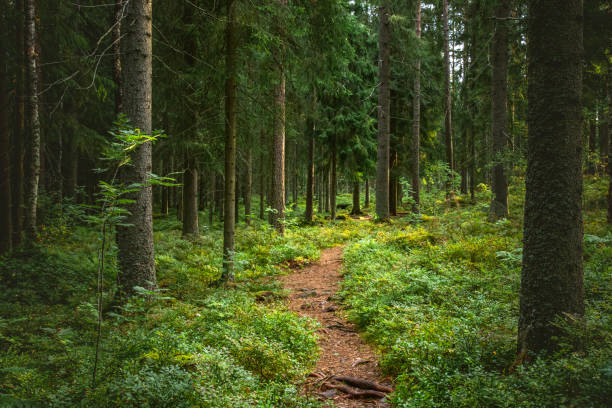
#> input picture task 6/forrest.png, 612 x 408 px; its folder holds only this picture in this run
$ python app6.py
#> lines starting #> are read from the running program, lines starting #| are printed output that depends on the picture
import heapq
import os
import time
from collections import Counter
from PIL import Image
import numpy as np
import matplotlib.pyplot as plt

class HuffmanNode:
    def __init__(self, symbol=None, frequency=0):
        self.symbol = symbol
        self.frequency = frequency
        self.left = None
        self.right = None

    def __lt__(self, other):
        return self.frequency < other.frequency

class HuffmanCoding:
    def __init__(self):
        self.codebook = {}
        self.reverse_codebook = {}
        self.tree = None

    def build_frequency_table(self, data):
        """Build frequency table from data bytes"""
        return Counter(data)

    def build_huffman_tree(self, frequency):
        """Build Huffman tree from frequency table"""
        if not frequency:
            return None

        priority_queue = []
        for symbol, freq in frequency.items():
            node = HuffmanNode(symbol, freq)
            heapq.heappush(priority_queue, node)

        while len(priority_queue) > 1:
            node1 = heapq.heappop(priority_queue)
            node2 = heapq.heappop(priority_queue)

            merged = HuffmanNode(frequency=node1.frequency + node2.frequency)
            merged.left = node1
            merged.right = node2

            heapq.heappush(priority_queue, merged)

        self.tree = priority_queue[0] if priority_queue else None
        return self.tree

    def generate_codebook(self, node=None, current_code=""):
        """Generate Huffman codebook from tree"""
        if node is None:
            node = self.tree
            self.codebook = {}
            self.reverse_codebook = {}

        if node.symbol is not None:
            self.codebook[node.symbol] = current_code
            self.reverse_codebook[current_code] = node.symbol
        else:
            if node.left:
                self.generate_codebook(node.left, current_code + "0")
            if node.right:
                self.generate_codebook(node.right, current_code + "1")

        return self.codebook

    def encode_data(self, data):
        """Encode data using Huffman codes"""
        if not self.codebook:
            self.generate_codebook()

        encoded_bits = []
        for byte in data:
            encoded_bits.append(self.codebook[byte])

        encoded_bitstring = ''.join(encoded_bits)
        return encoded_bitstring

    # [98 lines left out: functions decode_data, visualize_huffman_tree, visualize_codebook, not called in this run]

class WorkingCABAC:

    def __init__(self):
        self.prob_one = 0.5

    def encode_binary_data(self, bitstring):
        if not bitstring:
            return b""

        bits = [int(bit) for bit in bitstring]
        encoded_bits = []

        low = 0
        high = 0xFFFFFF  # 24-bit range for simplicity
        pending_bits = 0

        for bit in bits:
            # Calculate range split
            range_width = high - low + 1
            split = low + int(range_width * self.prob_one)

            if bit == 1:
                low = split
            else:
                high = split - 1

            # Renormalize when range gets too small
            while (high - low) < 0x400000:
                if high < 0x800000:
                    # Output 0
                    encoded_bits.append('0')
                    for _ in range(pending_bits):
                        encoded_bits.append('1')
                    pending_bits = 0
                elif low >= 0x800000:
                    # Output 1
                    encoded_bits.append('1')
                    for _ in range(pending_bits):
                        encoded_bits.append('0')
                    pending_bits = 0
                    low -= 0x800000
                    high -= 0x800000
                else:
                    # Underflow condition
                    pending_bits += 1
                    low -= 0x400000
                    high -= 0x400000

                low = (low << 1) & 0xFFFFFF
                high = ((high << 1) | 1) & 0xFFFFFF

        # Finalization
        pending_bits += 1
        if low < 0x400000:
            encoded_bits.append('0')
            for _ in range(pending_bits):
                encoded_bits.append('1')
        else:
            encoded_bits.append('1')
            for _ in range(pending_bits):
                encoded_bits.append('0')

        # Convert to bytes
        return self.bits_to_bytes(encoded_bits)

    # [55 lines left out: function decode_binary_data, not called in this run]

    class BitStream:
        """Helper class for reading bits"""
        def __init__(self, bits):
            self.bits = bits
            self.index = 0

        # [6 lines left out: function next_bit, not called in this run]

    def bits_to_bytes(self, bits):
        """Convert list of bits to bytes"""
        bytes_list = []
        current_byte = 0
        bit_count = 0

        for bit in bits:
            current_byte = (current_byte << 1) | int(bit)
            bit_count += 1

            if bit_count == 8:
                bytes_list.append(current_byte)
                current_byte = 0
                bit_count = 0

        # Add final byte if incomplete
        if bit_count > 0:
            current_byte <<= (8 - bit_count)
            bytes_list.append(current_byte)

        return bytes(bytes_list)

    # [7 lines left out: function bytes_to_bits, not called in this run]

class RLEEncoder:
    """Run-Length Encoding implementation"""

    # [34 lines left out: functions encode, decode, not called in this run]

class MultiLosslessCodingPipeline:
    """Complete pipeline integrating Huffman, CABAC, and RLE"""

    def __init__(self):
        self.huffman = HuffmanCoding()
        self.cabac = WorkingCABAC()
        self.rle = RLEEncoder()
        self.comparison_results = {}

    def load_image_data(self, image_path):
        """Load and prepare image data for compression"""
        try:
            print(f"Loading image: {image_path}")
            with Image.open(image_path) as img:
                print(f"Original image mode: {img.mode}, size: {img.size}")

                # Convert to grayscale for simpler analysis
                if img.mode != 'L':
                    img = img.convert('L')
                    print("Converted image to grayscale (L mode)")

                # Convert image to numpy array
                img_array = np.array(img)
                data = img_array.tobytes()

                print(f"✓ Successfully loaded image: {image_path}")
                print(f"✓ Image dimensions: {img_array.shape}")
                print(f"✓ Total pixels: {img_array.size}")
                print(f"✓ Total bytes: {len(data)}")

                return data, img_array

        except Exception as e:
            print(f"✗ Error loading image: {e}")
            return None, None

    # [10 lines left out: function load_file_data, not called in this run]

    def huffman_compression(self, data):
        """Perform Huffman compression with timing"""
        start_time = time.time()

        # Build frequency table and Huffman tree
        frequency = self.huffman.build_frequency_table(data)
        self.huffman.build_huffman_tree(frequency)
        self.huffman.generate_codebook()

        # Encode data
        encoded_bits = self.huffman.encode_data(data)

        huffman_time = time.time() - start_time

        # Calculate compression stats
        original_bits = len(data) * 8
        encoded_bits_len = len(encoded_bits)
        compression_ratio = original_bits / encoded_bits_len if encoded_bits_len > 0 else 0
        space_saving = (1 - encoded_bits_len / original_bits) * 100 if original_bits > 0 else 0

        stats = {
            'original_size': len(data),
            'encoded_size': (encoded_bits_len + 7) // 8,  # Convert to bytes
            'compression_ratio': compression_ratio,
            'space_saving': space_saving,
            'time': huffman_time
        }

        return encoded_bits, stats

    def cabac_compression(self, bitstring):
        """Perform CABAC compression on bitstring with timing"""
        start_time = time.time()

        encoded_data = self.cabac.encode_binary_data(bitstring)

        cabac_time = time.time() - start_time

        # Calculate compression stats
        original_bits = len(bitstring)
        encoded_bits = len(encoded_data) * 8
        compression_ratio = original_bits / encoded_bits if encoded_bits > 0 else 0
        space_saving = (1 - encoded_bits / original_bits) * 100 if original_bits > 0 else 0

        stats = {
            'original_size': (original_bits + 7) // 8,
            'encoded_size': len(encoded_data),
            'compression_ratio': compression_ratio,
            'space_saving': space_saving,
            'time': cabac_time
        }

        return encoded_data, stats

    # [21 lines left out: function rle_compression, not called in this run]

    def huffman_cabac_pipeline(self, data):
        """Complete Huffman → CABAC pipeline"""
        print("\n" + "="*60)
        print("HUFFMAN → CABAC PIPELINE")
        print("="*60)

        # Step 1: Huffman Compression
        print("\n1. HUFFMAN COMPRESSION")
        huffman_encoded, huffman_stats = self.huffman_compression(data)

        print(f"   Original: {huffman_stats['original_size']:>8} bytes")
        print(f"   Encoded:  {huffman_stats['encoded_size']:>8} bytes")
        print(f"   Ratio:    {huffman_stats['compression_ratio']:>8.2f}:1")
        print(f"   Saving:   {huffman_stats['space_saving']:>7.2f}%")
        print(f"   Time:     {huffman_stats['time']:>8.4f}s")

        # Step 2: CABAC Compression
        print("\n2. CABAC COMPRESSION")
        cabac_encoded, cabac_stats = self.cabac_compression(huffman_encoded)

        print(f"   Original: {cabac_stats['original_size']:>8} bytes")
        print(f"   Encoded:  {cabac_stats['encoded_size']:>8} bytes")
        print(f"   Ratio:    {cabac_stats['compression_ratio']:>8.2f}:1")
        print(f"   Saving:   {cabac_stats['space_saving']:>7.2f}%")
        print(f"   Time:     {cabac_stats['time']:>8.4f}s")

        # Overall pipeline stats
        overall_ratio = (len(data) * 8) / (len(cabac_encoded) * 8)
        overall_saving = (1 - len(cabac_encoded) / len(data)) * 100

        print(f"\n3. OVERALL PIPELINE RESULTS")
        print(f"   Original: {len(data):>8} bytes")
        print(f"   Final:    {len(cabac_encoded):>8} bytes")
        print(f"   Ratio:    {overall_ratio:>8.2f}:1")
        print(f"   Saving:   {overall_saving:>7.2f}%")
        print(f"   Total Time: {huffman_stats['time'] + cabac_stats['time']:.4f}s")

        return {
            'huffman': huffman_stats,
            'cabac': cabac_stats,
            'overall': {
                'ratio': overall_ratio,
                'saving': overall_saving,
                'time': huffman_stats['time'] + cabac_stats['time']
            }
        }

    # [155 lines left out: functions compare_all_methods, visualize_performance_comparison, _print_stats, _print_comparison_summary, not called in this run]

def get_file_path_with_retry(prompt="Enter path to file: "):
    """Get file path with retry mechanism"""
    while True:
        file_path = input(prompt).strip()
        if file_path and os.path.exists(file_path):
            return file_path
        elif not file_path:
            print("✗ Please enter a file path.")
        else:
            print(f"✗ File '{file_path}' not found. Please try again.")

def show_current_directory_files():
    """Show files in current directory to help user"""
    print("\nFiles in current directory:")
    current_files = [f for f in os.listdir('.') if os.path.isfile(f)]
    for i, file in enumerate(current_files[:10]):
        print(f"  {file}")
    if len(current_files) > 10:
        print(f"  ... and {len(current_files) - 10} more files")
    print()

def main():
    """Main application interface"""
    pipeline = MultiLosslessCodingPipeline()

    while True:
        print("\n" + "="*70)
        print("MULTI-LOSSLESS CODING PIPELINE - Complete Assignment")
        print("="*70)
        print("Choose operation:")
        print("1. Full Pipeline (Huffman → CABAC)")
        print("2. Compare All Methods (Huffman, CABAC, RLE, Pipeline)")
        print("3. Individual Algorithm Test")
        print("4. Visualize Huffman Tree")
        print("5. Visualize Huffman Codebook")
        print("6. Visualize Performance Comparison")
        print("7. Exit")

        choice = input("\nEnter choice (1-7) [1]: ").strip() or "1"
#> the answer given: 1

        if choice == "7":
            print("Goodbye!")
            break

        if choice in ["4", "5", "6"]:
            # Direct visualization options
            if choice == "4":
                pipeline.huffman.visualize_huffman_tree()
            elif choice == "5":
                pipeline.huffman.visualize_codebook()
            elif choice == "6":
                pipeline.visualize_performance_comparison()
            continue

        print("\nChoose input type:")
        print("1. Image file (using Pillow)")
        print("2. Any file from hard disk")
        print("3. Use default sample data")

        input_choice = input("Enter choice (1-3) [1]: ").strip() or "1"
#> the answer given: 1

        if input_choice == "1":
            show_current_directory_files()
            file_path = get_file_path_with_retry("Enter path to image file: ")
#> the loop in get_file_path_with_retry, `while True:` made 1 pass; the answer given on pass 1: forrest.png
            data, img_array = pipeline.load_image_data(file_path)
#> in load_image_data, img is the input picture: PIL image 612x408 RGB; mean R, G, B 64.3, 74.1, 32.8
#| Original image mode: RGB, size: (612, 408)
#> in load_image_data, `img = img.convert('L')`:
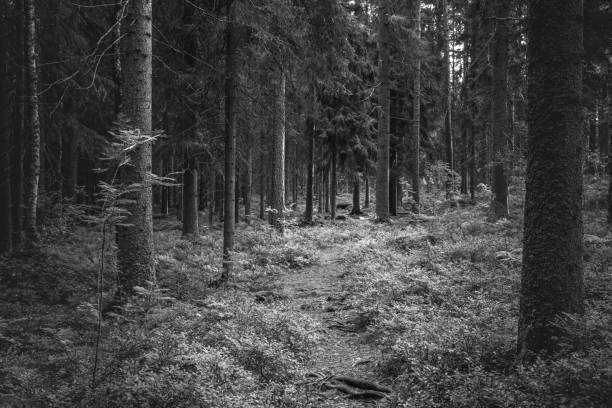
#> img: PIL image 612x408 L; min 1, max 255, mean 66.4
#| ✓ Image dimensions: (408, 612)
#| ✓ Total pixels: 249696
#| ✓ Total bytes: 249696
        elif input_choice == "2":
            show_current_directory_files()
            file_path = get_file_path_with_retry("Enter path to file: ")
            data = pipeline.load_file_data(file_path)
        else:
            # Create sample data
            sample_data = b"THIS IS A SAMPLE TEXT FOR COMPRESSION TESTING " * 50
            data = sample_data
            print("Using default sample data")

        if data is None:
            print("Failed to load data. Please try again.")
            continue

        if choice == "1":
            pipeline.huffman_cabac_pipeline(data)
        elif choice == "2":
            pipeline.compare_all_methods(data)
        elif choice == "3":
            # Individual algorithm testing
            print("\nChoose algorithm to test:")
            print("1. Huffman Coding")
            print("2. CABAC Coding")
            print("3. RLE Encoding")

            algo_choice = input("Enter choice (1-3) [1]: ").strip() or "1"

            if algo_choice == "1":
                encoded, stats = pipeline.huffman_compression(data)
                print("\nHUFFMAN CODING RESULTS:")
                pipeline._print_stats(stats)
            elif algo_choice == "2":
                bits = ''.join(format(byte, '08b') for byte in data)
                encoded, stats = pipeline.cabac_compression(bits)
                print("\nCABAC CODING RESULTS:")
                pipeline._print_stats(stats)
            elif algo_choice == "3":
                encoded, stats = pipeline.rle_compression(data)
                print("\nRLE ENCODING RESULTS:")
                pipeline._print_stats(stats)

        print("\n" + "="*70)
        continue_choice = input("Would you like to try another file? (y/n) [y]: ").strip().lower() or "y"
#> the answer given: n
        if continue_choice not in ['y', 'yes']:
            print("Goodbye!")
            break

if __name__ == "__main__":
    main()
